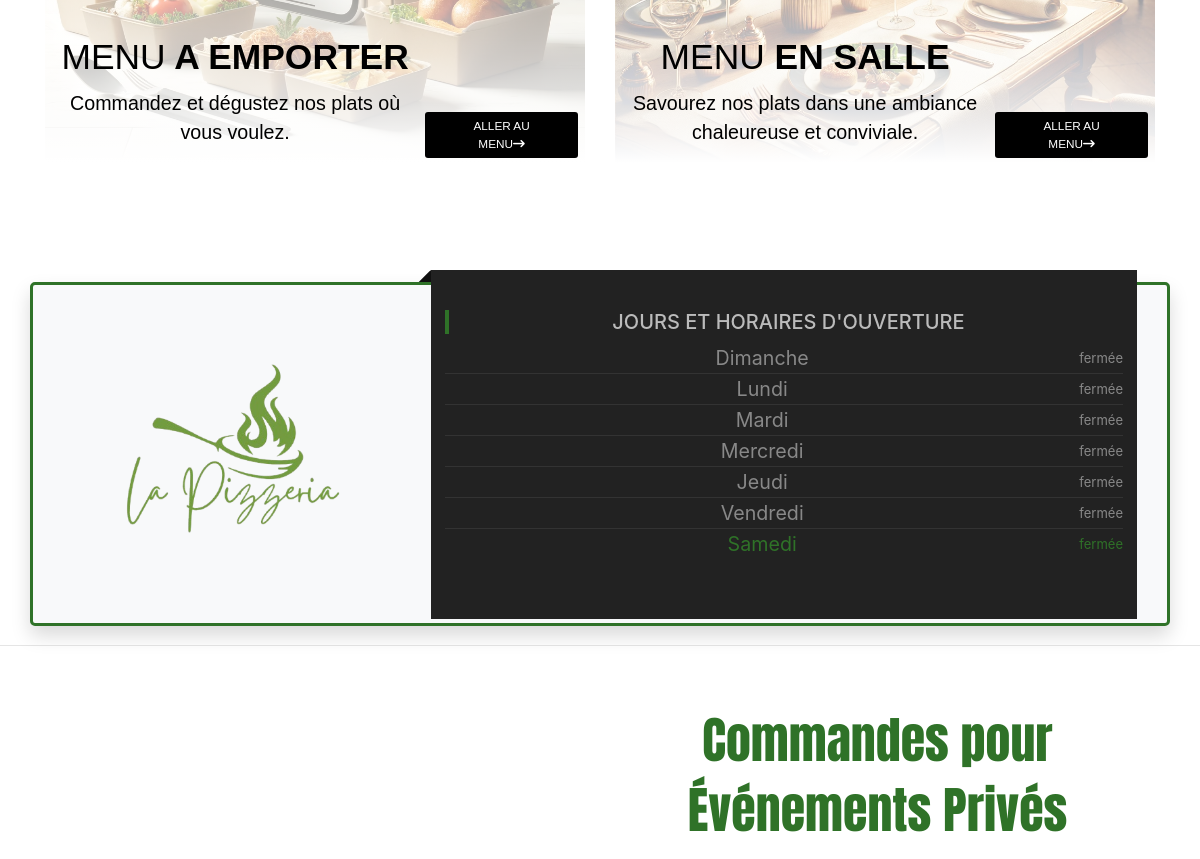
The app's page / (middle part), older data.
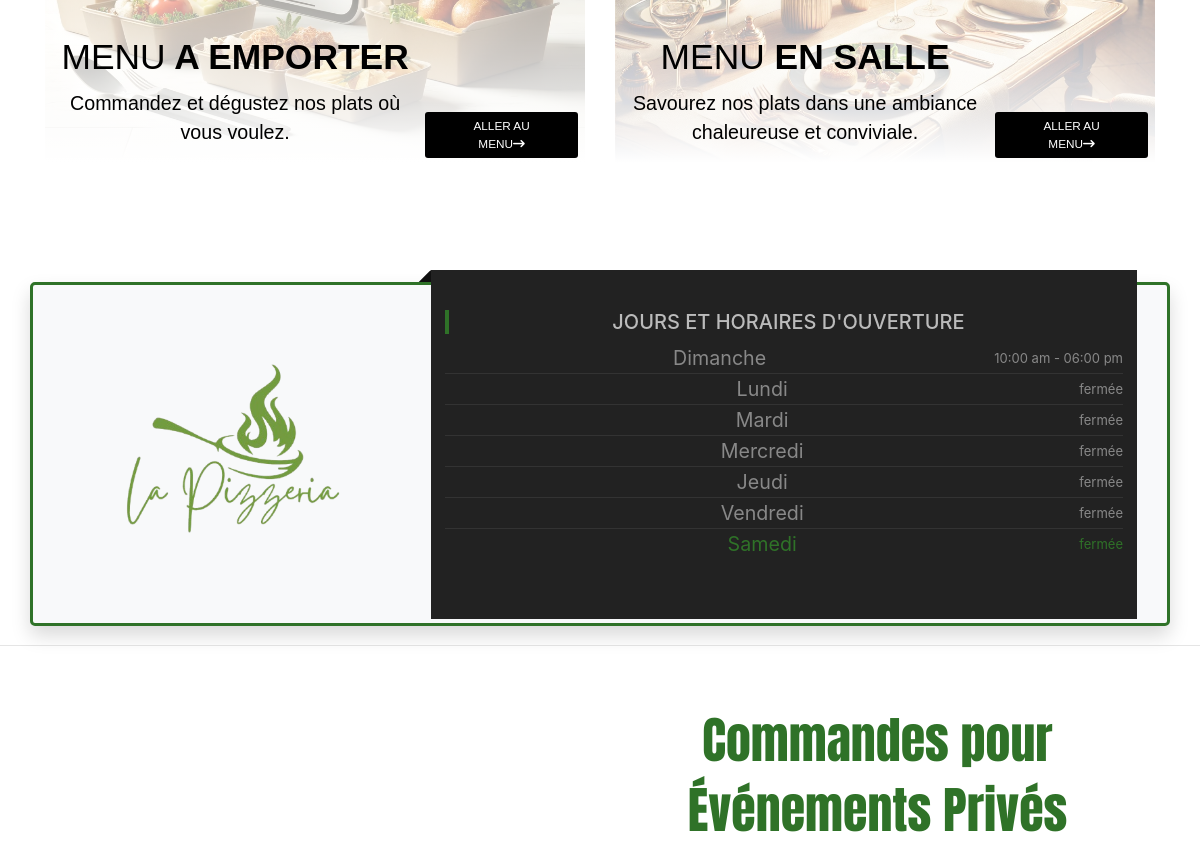
The same page, newer data.
### restaurant/models.py (models this page shows, shortened)
class OppeningDay(models.Model):
    day = models.CharField(max_length=100, blank=True, null=True)
    oppened = models.BooleanField(default=True, blank=True, null=True)
    from1 = models.CharField(max_length=100, blank=True, null=True)
    to1 = models.CharField(max_length=100, blank=True, null=True)
    from2 = models.CharField(max_length=100, blank=True, null=True)
    to2 = models.CharField(max_length=100, blank=True, null=True)

### restaurant/views.py (the view)
# urls.py: path('',views.main,name='restaurant'),
def main(request):
    gallery = Gallery.objects.all()
    setting = MySetting.objects.last()
    reviews = Reviews.objects.all()
    oppeningDay = OppeningDay.objects.all()
    return render(request,'index.html',{'gallery':gallery,'setting':setting,'reviews':reviews,'openingDay':oppeningDay})

### templates/index.html (shortened to what this page needs)
{% extends "base.html" %}
{% load static %}
{%block css%}
    <link rel="stylesheet" href="{% static 'css/index.css' %}">
{%endblock css%}
{% block mainContent %}
<section class="food-menu-type container goingup" id="menu-type">
    <div class="row">
        <div class="col-lg-6 col-md-12 my-5 d-flex justify-content-center align-item-center">
            <div class="image-container">
                <img src="{%static 'images/Menu à Emporter.webp'%}" class="w-100 h-100" alt="lebanon foods">
                <div class="content-overlay">
                <div class="container-fluid">
                  <h2><span style="font-weight:400;">Menu</span> A Emporter</h2>
                  <p>Commandez et dégustez nos plats où vous voulez.</p>
                </div>
                  <a href="{% url "menuAEmporter" %}" class="button">Aller Au Menu<i class="fa-solid fa-arrow-right-long" style="color: #ffffff;"></i></a>
                </div>
            </div>
        </div>
        <div class="col-lg-6 col-md-12 my-5 d-flex justify-content-center align-item-center">
            <div class="image-container">
                <img src="{%static 'images/menu en salle.webp'%}" class="w-100 h-100" alt="lebanon foods">
                <div class="content-overlay">
                <div class="container-fluid">
                  <h2><span style="font-weight:400;">Menu</span> En Salle</h2>
                  <p>Savourez nos plats dans une ambiance chaleureuse et conviviale.</p>
                </div>
                  <a href="{% url "menu" %}" class="button">Aller Au Menu<i class="fa-solid fa-arrow-right-long" style="color: #ffffff;"></i></a>
                </div>
            </div>
        </div>
    </div>
</section>
<div class="container demo-bg bg-light shadow d-flex justify-content-center align-item-center"  style="border-radius:5px;" id="openingDayId" >
  <div class="row w-100">
  <div class="col-sm-4 w-100">
    <img src="{%static 'images/logo.png'%}" alt="" class="w-100">
  </div>
  <div class="col-sm-8">
  <div class="business-hours">
  <h2 class="title" >Jours et horaires d'ouverture</h2>
  <ul class="list-unstyled opening-hours">
    {% for day in openingDay %}
  <li>{{day.day}} <span class="pull-right" style="font-size:small !important;">{%if day.oppened%}{{day.from1}} - {{day.to1}} {%else%}fermée{% endif %}</span></li>
    {%endfor%}
  </ul>
  </div>
  </div>
  </div>
  </div>
<hr>
<div class="container my-5 restauran_history w-100 h-100 d-flex justify-content-center align-item-center goingup" >
    <div class="row  w-100 h-100" id="HistoryOfRestaurant">
        <div class="col-12 col-lg-6  w-100 h-100">
        </div>
        <div class="col-12 col-lg-6">
            <h1  class="restaurant-history-text_title d-lg-block d-none text-center " id="commandspour">
              Commandes pour Événements Privés
            </h1>
        </div>
        <br>
    </div>
</div>
{% endblock mainContent %}

### templates/base.html (shortened to what this page needs)
{% load static %}
<!DOCTYPE html>
<html lang="en">
<head>
    <link rel="stylesheet" href="https://stackpath.bootstrapcdn.com/bootstrap/4.5.2/css/bootstrap.min.css">
    <link rel="stylesheet" href="https://stackpath.bootstrapcdn.com/font-awesome/4.7.0/css/font-awesome.min.css">
    <link rel="stylesheet" href="https://cdnjs.cloudflare.com/ajax/libs/animate.css/4.1.1/animate.min.css">
    <link rel="stylesheet" href="https://cdnjs.cloudflare.com/ajax/libs/OwlCarousel2/2.2.1/assets/owl.carousel.min.css">
    <link rel="stylesheet" href="https://cdnjs.cloudflare.com/ajax/libs/jquery-nice-select/1.1.0/css/nice-select.min.css">
    <link href="https://cdnjs.cloudflare.com/ajax/libs/font-awesome/6.0.0/css/all.min.css" rel="stylesheet">
    <link rel='stylesheet' href='https://cdn.jsdelivr.net/npm/swiper@9/swiper-bundle.min.css'>
    <link rel="stylesheet" href="https://cdnjs.cloudflare.com/ajax/libs/owl-carousel/1.3.3/owl.carousel.min.css">
    <link rel="stylesheet" href="https://cdnjs.cloudflare.com/ajax/libs/owl-carousel/1.3.3/owl.theme.min.css">
    <link rel="stylesheet" href="{% static 'css/base.css' %}">
    {% block css %}
    {% endblock css %}
</head>
<body>
    <div class="allContent">
        {% block mainContent %}
        {% endblock mainContent %}
    </div>
</body>
</html>

### project/static/css/base.css (style rules this page uses)
html, body { margin: 0; padding: 0; box-sizing: border-box; scroll-behavior: smooth; }
:root { font-size: calc(16px + (20 - 16) * (100vw - 320px) / (1280 - 320)); }
li { list-style: none; }
a { text-decoration:none; color: inherit; }
.allContent { margin: 0; padding: 0; }

### project/static/css/index.css (style rules this page uses)
body { padding: 0; text-align: center; }
.restaurant-history-text_title { font-size: 63px; line-height: 96.34px; font-weight: 400; font-family: "Anton", sans-serif; color: #2F7228; }
@media (max-width:1200px) { .restaurant-history-text_title { font-size: 50px; line-height: 70px; } }
.image-container { position: relative; width: 100%; max-width: 600px; overflow: hidden; font-family: Arial, sans-serif; }
.image-container img { display: block; width: 100%; height: auto; }
.image-container .content-overlay { position: absolute; bottom: 0px; color: #000; z-index: 10; display: flex; justify-content: space-between; align-items: center; }
.image-container .content-overlay h2 { font-size: 1.8rem; font-weight: bold; margin: 0 0 10px; text-transform: uppercase; }
.image-container .content-overlay p { margin: 0 0 15px; max-width: 100%; }
.image-container .content-overlay .button { display: inline-block; padding: 10px 20px; background-color: black; color: white; text-transform: uppercase; text-decoration: none; font-weight: normal; font-size: 0.6rem; border: none; border-radius: 3px; cursor: pointer; transition: background-color 0.3s ease; margin-right: 7px; padding:5px 40px; align-self: end; margin-bottom: 5px; }
.demo-bg { background: #ffac0c; background-color: #2F7228; border: 3px solid #2F7228; margin-top: 60px; }
.business-hours { background: #222; padding: 40px 14px; margin-top: -15px; position: relative; }
.business-hours:before { content: ''; width: 23px; height: 23px; background: #111; position: absolute; top: 5px; left: -12px; transform: rotate(-45deg); z-index: -1; }
.business-hours .title { font-size: 20px; color: #BBB; text-transform: uppercase; padding-left: 5px; border-left: 4px solid #2F7228; }
.business-hours li { color: #888; line-height: 30px; border-bottom: 1px solid #333; }
.business-hours li:last-child { border-bottom: none; }
.business-hours .opening-hours li.today { color: #2F7228; }

Row changes from the older to the newer data that the page shows:
changed OppeningDay "Dimanche": from1 (not shown) → "10:00 am"; to1 (not shown) → "06:00 pm"; oppened "fermée" → "-"
